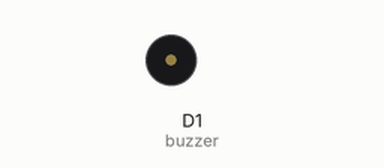
A program run on a simulated CircuitPython board. On the bench: buzzer (waves = sounding, pin HIGH). What the program prints to the serial console is not drawn. At 0.2 s the program ends and the board releases its pins; the recording ends there.

Above: at 0.05 s.
Timing chart, 0 to 0.2 s (numbered marks = the images above):
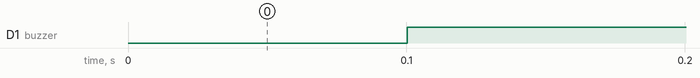

Measured:
- by itself, D1 (buzzer): LOW → HIGH at 0.10 s

The program:

sound_test.py
```python
import time
import board
import digitalio

# Setup the active buzzer on D1
buzzer = digitalio.DigitalInOut(board.D1)
buzzer.direction = digitalio.Direction.OUTPUT

def play_beep(duration):
    buzzer.value = False   # Power ON (Beep!)
    time.sleep(duration)
    buzzer.value = True  # Power OFF (Silence)
    time.sleep(0.1)       # Tiny gap between consecutive beeps

# Play a double-beep
play_beep(0.1)
print ("Done!")


 
```
